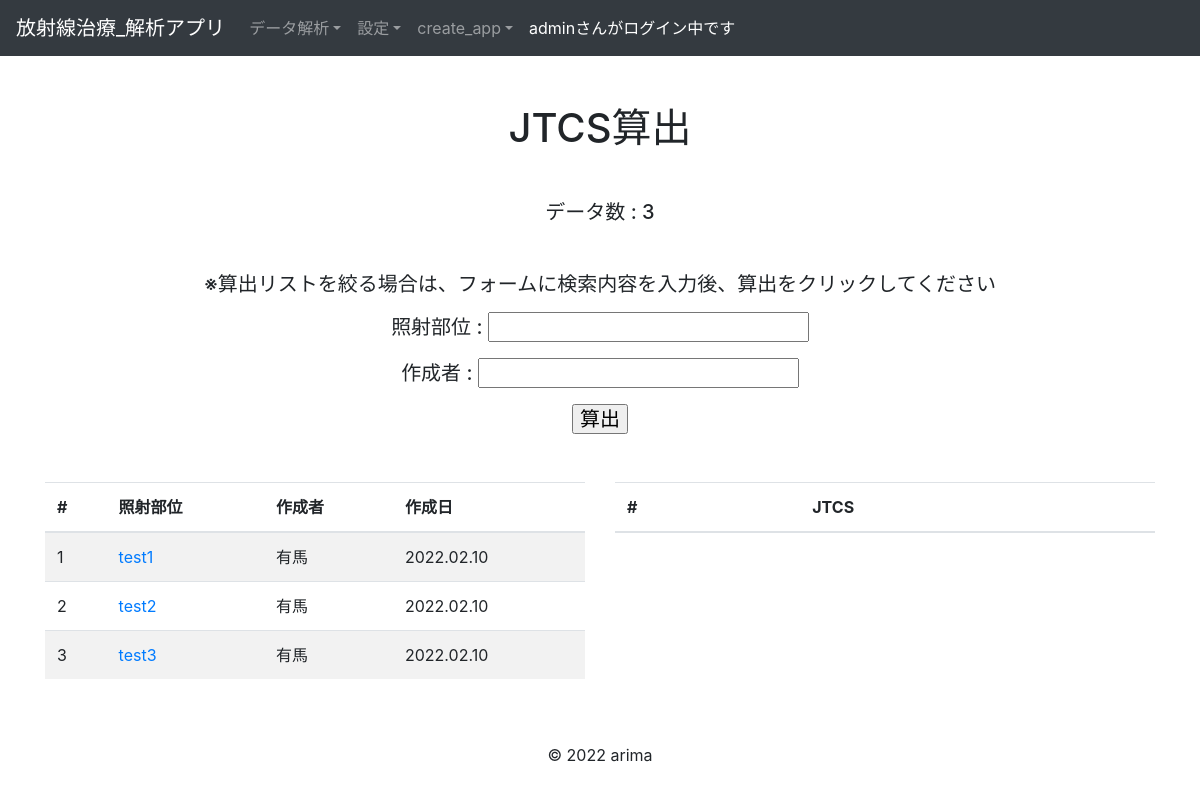
Page /analytics/jtcs (signed in) on the committed database.
### accounts/models.py (models this page shows, shortened)
class Users(AbstractBaseUser, PermissionsMixin):
    username = models.CharField(max_length=150)
    company = models.CharField(max_length=150)
    email = models.EmailField(max_length=255, unique=True)
    is_active = models.BooleanField(default=True)
    is_staff = models.BooleanField(default=False)
    USERNAME_FIELD = 'email'
    REQUIRED_FIELDS = ['username']
    objects = UserManager()
    def __str__(self):
        return self.username

### analytics/models.py (models this page shows, shortened)
class BaseModel(models.Model):
    create_at = models.DateTimeField()
    update_at = models.DateTimeField()
    class Meta:
        abstract = True #Tableとして作成されないようにする

class Rtdatas(BaseModel):
    region = models.CharField(max_length=10)
    user = models.ForeignKey(
        'accounts.Users', on_delete=models.CASCADE
    )
    objects = RtdatasManager()
    class Meta:
        db_table = 'rtdata'
        verbose_name_plural = 'RTデータ'
    def get_absolute_url(self):
        return reverse_lazy('analytics:detail_rtdata', kwargs={'pk': self.pk})

### analytics/views.py (the view, shortened to what this page needs)
# urls.py: path('jtcs', Jtcs.as_view(), name='jtcs'),
class Jtcs(LoginRequiredMixin, ListView):
    model = Rtdatas
    template_name = 'analytics/jtcs.html'
    def get_queryset(self):
        query = super().get_queryset()
        region = self.request.GET.get('region', None)
        author = self.request.GET.get('author', None)
        if region:
            query = query.filter(
                region=region
            )
        order_by_create_at = self.request.GET.get('order_by_create_at', 0)
        if order_by_create_at == '1':
            query = query.order_by('create_at')
        elif order_by_create_at == '2':
            query = query.order_by('-create_at')
        return query
    def get_context_data(self,**kwargs):
        context = super().get_context_data(**kwargs)
        context['region'] = self.request.GET.get('region', '')
        context['author'] = self.request.GET.get('author', '')
        order_by_create_at = self.request.GET.get('order_by_create_at', 0)
        if order_by_create_at == '1':
            context['ascending'] = True
        elif order_by_create_at == '2':
            context['descending'] = True
        jtcs_data = []
        region = self.request.GET.get('region', None)
        author = self.request.GET.get('author', None)
        if region and author:
            user_id = Users.objects.filter(username=author)
            rtdatas = Rtdatas.objects.filter(region=region, user_id=user_id)
        elif region:
            rtdatas = Rtdatas.objects.filter(region=region)
        elif author:
            user_id = Users.objects.filter(username=author)
            rtdatas = Rtdatas.objects.filter(user_id=user_id)
        else:
            rtdatas = Rtdatas.objects.fetch_all_rtdatas()
        for rtdata in rtdatas:
            rtdata_id = rtdata.id
            plandata = Plandatas.objects.filter(rtdata_id=rtdata_id)
            if plandata.first() is not None:
                        file = Plandatas.objects.get(rtdata_id=rtdata_id)
                        df = pydicom.read_file(file.plandata)
        context['jtcs'] = jtcs_data
        return context

### analytics/models.py (called while the page is built)
    def fetch_all_rtdatas(self):
        return self.order_by('id').all()

### templates/analytics/jtcs.html (shortened to what this page needs)
{% extends "base.html" %}
{% block content %}
<div class="container">
  <h1 class="text-center my-5">JTCS算出</h1>
  <h5 class="text-center my-5">データ数 : {{ object_list.count }}</h5>
  <h5 class="text-center my-5">
    <form method="get" action="{% url 'analytics:jtcs'%}">
      <p>※算出リストを絞る場合は、フォームに検索内容を入力後、算出をクリックしてください</p>
      <p>照射部位 : <input type="text" name="region" value="{{region}}"></p>
      <p>作成者 : <input type="text" name="author" value="{{author}}"></p>
      <p><input type="submit" value="算出"></p>
    </form>
  </h5>
  <div class="row justify-content-center">
    <div class="col-6">
      <table class="table table-striped table-hover">
        <thead>
          <tr>
            <th>#</th>
            <th>照射部位</th>
            <th>作成者</th>
            <th>作成日</th>
          </tr>
        </thead>
        <tbody>
          {% for object in object_list %}
            <tr>
              <td>{{ forloop.counter }}</td>
              <td><a href="{{ object.get_absolute_url }}">{{ object.region }}</a></td>
              <td>{{  object.user }}</td>
              <td>{{  object.create_at|date:"Y.m.j"}}</td>
            </tr>
          {% endfor %}
        </tbody>
      </table>
    </div>
    <div class="col-6">
      <table class="table table-striped table-hover">
        <thead>
          <tr>
            <th>#</th>
            <th>JTCS</th>
          </tr>
        </thead>
      </table>
    </div>
  </div>
</div>
{% endblock %}

### templates/base.html (shortened to what this page needs)
<!DOCTYPE html>
<html>
  <head>
    <link
      rel="stylesheet"
      href="https://stackpath.bootstrapcdn.com/bootstrap/4.5.0/css/bootstrap.min.css"
    />
  </head>
  <body>
    <nav class="navbar navbar-expand-lg navbar-light bg-light navbar-dark bg-dark">
      <a class="navbar-brand" href="{% url 'accounts:home'%}">放射線治療_解析アプリ</a>
      <div class="collapse navbar-collapse" id="navbarNavDropdown">
        <ul class="navbar-nav">
          {% if user.is_authenticated %}
          <li class="nav-item dropdown">
            <a class="nav-link dropdown-toggle"  id="navbarDropdownMenuLink" role="button" data-toggle="dropdown" aria-haspopup="true" aria-expanded="false">データ解析</a>
          </li>
          {% endif %}
          <li class="nav-item dropdown">
            {% if user.is_authenticated %}
              <a class="nav-link dropdown-toggle"  id="navbarDropdownMenuLink" role="button" data-toggle="dropdown" aria-haspopup="true" aria-expanded="false">設定</a>
            {% endif %}
          </li>
          <li class="nav-item dropdown">
              <a class="nav-link dropdown-toggle"  id="navbarDropdownMenuLink" role="button" data-toggle="dropdown" aria-haspopup="true" aria-expanded="false">create_app</a>
          </li>
          <li class="nav-item active">
            {% if request.user.is_anonymous %}
              <a class="nav-link">***** 未ログイン *****<span class="sr-only">(current)</span></a>
            {% else %}
              <a class="nav-link">{{ request.user }}さんがログイン中です <span class="sr-only">(current)</span></a>
            {% endif %}
          </li>
        </ul>
      </div>
    </nav>
    {% block content %}{% endblock %}
    <footer>
      <div class="container mt-5">
        <div class="row">
          <div class="mx-auto">
            <p>© 2022 arima</p>
          </div>
        </div>
      </div>
    </footer>
  </body>
</html>

### rows in the picture
Users: user "admin"
Rtdatas: region "test1", user "有馬", create_at "2022.02.10"
Rtdatas: region "test2", user "有馬", create_at "2022.02.10"
Rtdatas: region "test3", user "有馬", create_at "2022.02.10"

### other values in the picture
{{ object_list.count }} "3"
